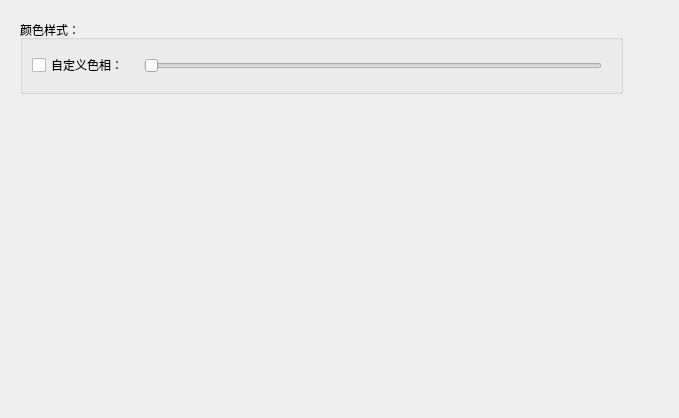
<?xml version="1.0" encoding="UTF-8"?>
<ui version="4.0">
 <class>MatrixColorBar</class>
 <widget class="QWidget" name="MatrixColorBar">
  <property name="geometry">
   <rect>
    <x>0</x>
    <y>0</y>
    <width>679</width>
    <height>418</height>
   </rect>
  </property>
  <property name="windowTitle">
   <string>Form</string>
  </property>
  <layout class="QHBoxLayout" name="horizontalLayout">
   <item>
    <widget class="QWidget" name="widget" native="true">
     <layout class="QVBoxLayout" name="verticalLayout">
      <item>
       <widget class="QGroupBox" name="groupBox">
        <property name="title">
         <string>颜色样式：</string>
        </property>
        <layout class="QHBoxLayout" name="horizontalLayout_2">
         <item>
          <widget class="QCheckBox" name="checkBox">
           <property name="text">
            <string>自定义色相：</string>
           </property>
          </widget>
         </item>
         <item>
          <widget class="QWidget" name="widget_3" native="true">
           <layout class="QHBoxLayout" name="horizontalLayout_3">
            <item>
             <widget class="QSlider" name="horizontalSlider">
              <property name="enabled">
               <bool>true</bool>
              </property>
              <property name="autoFillBackground">
               <bool>false</bool>
              </property>
              <property name="maximum">
               <number>359</number>
              </property>
              <property name="singleStep">
               <number>1</number>
              </property>
              <property name="tracking">
               <bool>false</bool>
              </property>
              <property name="orientation">
               <enum>Qt::Horizontal</enum>
              </property>
             </widget>
            </item>
           </layout>
          </widget>
         </item>
        </layout>
       </widget>
      </item>
      <item>
       <spacer name="verticalSpacer">
        <property name="orientation">
         <enum>Qt::Vertical</enum>
        </property>
        <property name="sizeHint" stdset="0">
         <size>
          <width>20</width>
          <height>40</height>
         </size>
        </property>
       </spacer>
      </item>
     </layout>
    </widget>
   </item>
   <item>
    <widget class="QWidget" name="widget_2" native="true">
     <property name="sizePolicy">
      <sizepolicy hsizetype="Fixed" vsizetype="Expanding">
       <horstretch>0</horstretch>
       <verstretch>0</verstretch>
      </sizepolicy>
     </property>
     <property name="minimumSize">
      <size>
       <width>30</width>
       <height>0</height>
      </size>
     </property>
     <property name="maximumSize">
      <size>
       <width>30</width>
       <height>16777215</height>
      </size>
     </property>
    </widget>
   </item>
  </layout>
 </widget>
 <resources/>
 <connections>
  <connection>
   <sender>checkBox</sender>
   <signal>toggled(bool)</signal>
   <receiver>horizontalSlider</receiver>
   <slot>setVisible(bool)</slot>
   <hints>
    <hint type="sourcelabel">
     <x>73</x>
     <y>65</y>
    </hint>
    <hint type="destinationlabel">
     <x>193</x>
     <y>63</y>
    </hint>
   </hints>
  </connection>
 </connections>
</ui>
